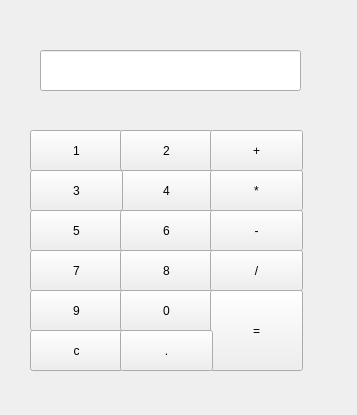
<?xml version="1.0" encoding="UTF-8"?>
<ui version="4.0">
 <class>Form</class>
 <widget class="QWidget" name="Form">
  <property name="geometry">
   <rect>
    <x>0</x>
    <y>0</y>
    <width>357</width>
    <height>415</height>
   </rect>
  </property>
  <property name="windowTitle">
   <string>Form</string>
  </property>
  <widget class="QLineEdit" name="lineEdit">
   <property name="geometry">
    <rect>
     <x>40</x>
     <y>50</y>
     <width>261</width>
     <height>41</height>
    </rect>
   </property>
  </widget>
  <widget class="QPushButton" name="one">
   <property name="geometry">
    <rect>
     <x>30</x>
     <y>130</y>
     <width>93</width>
     <height>41</height>
    </rect>
   </property>
   <property name="text">
    <string>1</string>
   </property>
  </widget>
  <widget class="QPushButton" name="four">
   <property name="geometry">
    <rect>
     <x>120</x>
     <y>170</y>
     <width>93</width>
     <height>41</height>
    </rect>
   </property>
   <property name="text">
    <string>4</string>
   </property>
  </widget>
  <widget class="QPushButton" name="seven">
   <property name="geometry">
    <rect>
     <x>30</x>
     <y>250</y>
     <width>93</width>
     <height>41</height>
    </rect>
   </property>
   <property name="text">
    <string>7</string>
   </property>
  </widget>
  <widget class="QPushButton" name="nine">
   <property name="geometry">
    <rect>
     <x>30</x>
     <y>290</y>
     <width>93</width>
     <height>41</height>
    </rect>
   </property>
   <property name="text">
    <string>9</string>
   </property>
  </widget>
  <widget class="QPushButton" name="two">
   <property name="geometry">
    <rect>
     <x>120</x>
     <y>130</y>
     <width>93</width>
     <height>41</height>
    </rect>
   </property>
   <property name="text">
    <string>2</string>
   </property>
  </widget>
  <widget class="QPushButton" name="five">
   <property name="geometry">
    <rect>
     <x>30</x>
     <y>210</y>
     <width>93</width>
     <height>41</height>
    </rect>
   </property>
   <property name="text">
    <string>5</string>
   </property>
  </widget>
  <widget class="QPushButton" name="eight">
   <property name="geometry">
    <rect>
     <x>120</x>
     <y>250</y>
     <width>93</width>
     <height>41</height>
    </rect>
   </property>
   <property name="text">
    <string>8</string>
   </property>
  </widget>
  <widget class="QPushButton" name="zero">
   <property name="geometry">
    <rect>
     <x>120</x>
     <y>290</y>
     <width>93</width>
     <height>41</height>
    </rect>
   </property>
   <property name="text">
    <string>0</string>
   </property>
  </widget>
  <widget class="QPushButton" name="three">
   <property name="geometry">
    <rect>
     <x>30</x>
     <y>170</y>
     <width>93</width>
     <height>41</height>
    </rect>
   </property>
   <property name="text">
    <string>3</string>
   </property>
  </widget>
  <widget class="QPushButton" name="pushButton_10">
   <property name="geometry">
    <rect>
     <x>120</x>
     <y>210</y>
     <width>93</width>
     <height>41</height>
    </rect>
   </property>
   <property name="text">
    <string>6</string>
   </property>
  </widget>
  <widget class="QPushButton" name="answer">
   <property name="geometry">
    <rect>
     <x>210</x>
     <y>290</y>
     <width>93</width>
     <height>81</height>
    </rect>
   </property>
   <property name="text">
    <string>=</string>
   </property>
  </widget>
  <widget class="QPushButton" name="plus">
   <property name="geometry">
    <rect>
     <x>210</x>
     <y>130</y>
     <width>93</width>
     <height>41</height>
    </rect>
   </property>
   <property name="text">
    <string>+</string>
   </property>
  </widget>
  <widget class="QPushButton" name="minus">
   <property name="geometry">
    <rect>
     <x>210</x>
     <y>210</y>
     <width>93</width>
     <height>41</height>
    </rect>
   </property>
   <property name="text">
    <string>-</string>
   </property>
  </widget>
  <widget class="QPushButton" name="muliti">
   <property name="geometry">
    <rect>
     <x>210</x>
     <y>170</y>
     <width>93</width>
     <height>41</height>
    </rect>
   </property>
   <property name="text">
    <string>*</string>
   </property>
  </widget>
  <widget class="QPushButton" name="clear">
   <property name="geometry">
    <rect>
     <x>30</x>
     <y>330</y>
     <width>93</width>
     <height>41</height>
    </rect>
   </property>
   <property name="text">
    <string>c</string>
   </property>
  </widget>
  <widget class="QPushButton" name="point">
   <property name="geometry">
    <rect>
     <x>120</x>
     <y>330</y>
     <width>93</width>
     <height>41</height>
    </rect>
   </property>
   <property name="text">
    <string>.</string>
   </property>
  </widget>
  <widget class="QPushButton" name="divide">
   <property name="geometry">
    <rect>
     <x>210</x>
     <y>250</y>
     <width>93</width>
     <height>41</height>
    </rect>
   </property>
   <property name="text">
    <string>/</string>
   </property>
  </widget>
 </widget>
 <resources/>
 <connections/>
</ui>
